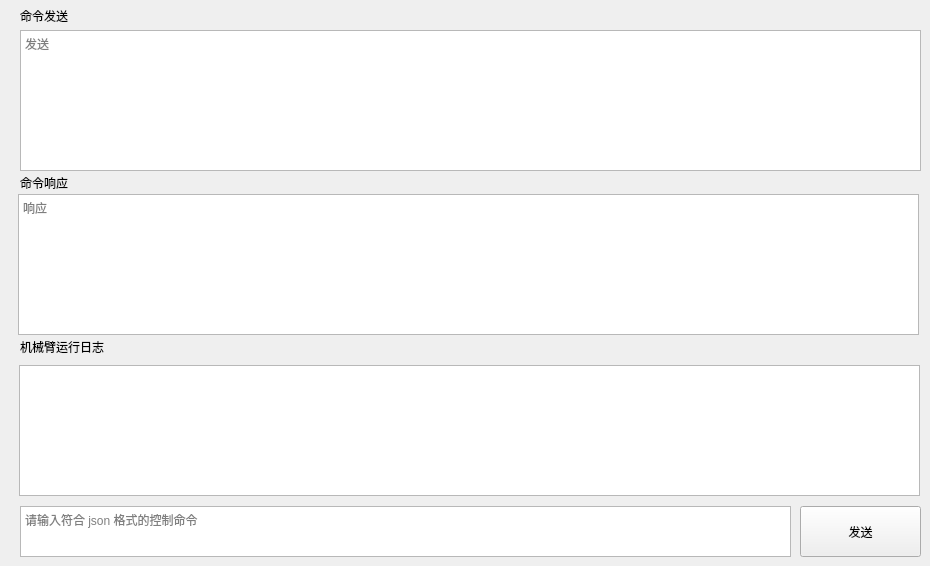
   <widget class="QWidget" name="CommandPage">
    <attribute name="title">
     <string>命令控制</string>
    </attribute>
    <widget class="QTextEdit" name="CommandEditWindow">
     <property name="geometry">
      <rect>
       <x>20</x>
       <y>506</y>
       <width>771</width>
       <height>51</height>
      </rect>
     </property>
     <property name="placeholderText">
      <string>请输入符合 json 格式的控制命令</string>
     </property>
    </widget>
    <widget class="QPushButton" name="CommandSendButton">
     <property name="geometry">
      <rect>
       <x>800</x>
       <y>506</y>
       <width>121</width>
       <height>51</height>
      </rect>
     </property>
     <property name="text">
      <string>发送</string>
     </property>
    </widget>
    <widget class="QLabel" name="SendLabel">
     <property name="geometry">
      <rect>
       <x>20</x>
       <y>10</y>
       <width>54</width>
       <height>12</height>
      </rect>
     </property>
     <property name="text">
      <string>命令发送</string>
     </property>
    </widget>
    <widget class="QLabel" name="ResponseLabel">
     <property name="geometry">
      <rect>
       <x>20</x>
       <y>177</y>
       <width>54</width>
       <height>12</height>
      </rect>
     </property>
     <property name="text">
      <string>命令响应</string>
     </property>
    </widget>
    <widget class="QLabel" name="CommandArmRunLogLabel">
     <property name="geometry">
      <rect>
       <x>20</x>
       <y>339</y>
       <width>91</width>
       <height>16</height>
      </rect>
     </property>
     <property name="text">
      <string>机械臂运行日志</string>
     </property>
    </widget>
    <widget class="QTextBrowser" name="CommandArmRunLogWindow">
     <property name="geometry">
      <rect>
       <x>19</x>
       <y>365</y>
       <width>901</width>
       <height>131</height>
      </rect>
     </property>
    </widget>
    <widget class="QTextBrowser" name="CommandResWindow">
     <property name="geometry">
      <rect>
       <x>18</x>
       <y>194</y>
       <width>901</width>
       <height>141</height>
      </rect>
     </property>
     <property name="placeholderText">
      <string>响应</string>
     </property>
    </widget>
    <widget class="QTextBrowser" name="CommandSendWindow">
     <property name="geometry">
      <rect>
       <x>20</x>
       <y>30</y>
       <width>901</width>
       <height>141</height>
      </rect>
     </property>
     <property name="placeholderText">
      <string>发送</string>
     </property>
    </widget>
   </widget>
